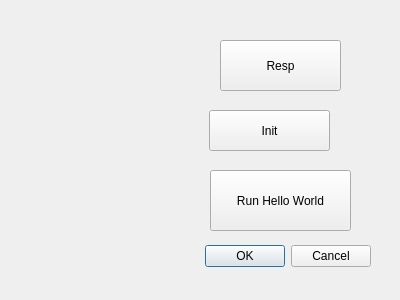
<?xml version="1.0" encoding="UTF-8"?>
<ui version="4.0">
 <class>dialog_run_tests</class>
 <widget class="QDialog" name="dialog_run_tests">
  <property name="geometry">
   <rect>
    <x>0</x>
    <y>0</y>
    <width>400</width>
    <height>300</height>
   </rect>
  </property>
  <property name="palette">
   <palette>
    <active>
     <colorrole role="Base">
      <brush brushstyle="SolidPattern">
       <color alpha="255">
        <red>222</red>
        <green>221</green>
        <blue>218</blue>
       </color>
      </brush>
     </colorrole>
     <colorrole role="Window">
      <brush brushstyle="SolidPattern">
       <color alpha="255">
        <red>222</red>
        <green>221</green>
        <blue>218</blue>
       </color>
      </brush>
     </colorrole>
    </active>
    <inactive>
     <colorrole role="Base">
      <brush brushstyle="SolidPattern">
       <color alpha="255">
        <red>255</red>
        <green>255</green>
        <blue>255</blue>
       </color>
      </brush>
     </colorrole>
     <colorrole role="Window">
      <brush brushstyle="SolidPattern">
       <color alpha="255">
        <red>239</red>
        <green>239</green>
        <blue>239</blue>
       </color>
      </brush>
     </colorrole>
    </inactive>
    <disabled>
     <colorrole role="Base">
      <brush brushstyle="SolidPattern">
       <color alpha="255">
        <red>239</red>
        <green>239</green>
        <blue>239</blue>
       </color>
      </brush>
     </colorrole>
     <colorrole role="Window">
      <brush brushstyle="SolidPattern">
       <color alpha="255">
        <red>222</red>
        <green>221</green>
        <blue>218</blue>
       </color>
      </brush>
     </colorrole>
    </disabled>
   </palette>
  </property>
  <property name="cursor">
   <cursorShape>ArrowCursor</cursorShape>
  </property>
  <property name="windowTitle">
   <string>Dialog</string>
  </property>
  <widget class="QDialogButtonBox" name="buttonBox">
   <property name="geometry">
    <rect>
     <x>30</x>
     <y>240</y>
     <width>341</width>
     <height>32</height>
    </rect>
   </property>
   <property name="orientation">
    <enum>Qt::Horizontal</enum>
   </property>
   <property name="standardButtons">
    <set>QDialogButtonBox::Cancel|QDialogButtonBox::Ok</set>
   </property>
  </widget>
  <widget class="QPushButton" name="button_hello_world">
   <property name="geometry">
    <rect>
     <x>210</x>
     <y>170</y>
     <width>141</width>
     <height>61</height>
    </rect>
   </property>
   <property name="text">
    <string>Run Hello World</string>
   </property>
  </widget>
  <widget class="QWidget" name="widget_bue_selection" native="true">
   <property name="geometry">
    <rect>
     <x>20</x>
     <y>20</y>
     <width>161</width>
     <height>131</height>
    </rect>
   </property>
  </widget>
  <widget class="QPushButton" name="pushButton_resp">
   <property name="geometry">
    <rect>
     <x>220</x>
     <y>40</y>
     <width>121</width>
     <height>51</height>
    </rect>
   </property>
   <property name="text">
    <string>Resp</string>
   </property>
  </widget>
  <widget class="QPushButton" name="pushButton_init">
   <property name="geometry">
    <rect>
     <x>209</x>
     <y>110</y>
     <width>121</width>
     <height>41</height>
    </rect>
   </property>
   <property name="text">
    <string>Init</string>
   </property>
  </widget>
 </widget>
 <resources/>
 <connections>
  <connection>
   <sender>buttonBox</sender>
   <signal>accepted()</signal>
   <receiver>dialog_run_tests</receiver>
   <slot>accept()</slot>
   <hints>
    <hint type="sourcelabel">
     <x>248</x>
     <y>254</y>
    </hint>
    <hint type="destinationlabel">
     <x>157</x>
     <y>274</y>
    </hint>
   </hints>
  </connection>
  <connection>
   <sender>buttonBox</sender>
   <signal>rejected()</signal>
   <receiver>dialog_run_tests</receiver>
   <slot>reject()</slot>
   <hints>
    <hint type="sourcelabel">
     <x>316</x>
     <y>260</y>
    </hint>
    <hint type="destinationlabel">
     <x>286</x>
     <y>274</y>
    </hint>
   </hints>
  </connection>
 </connections>
</ui>
